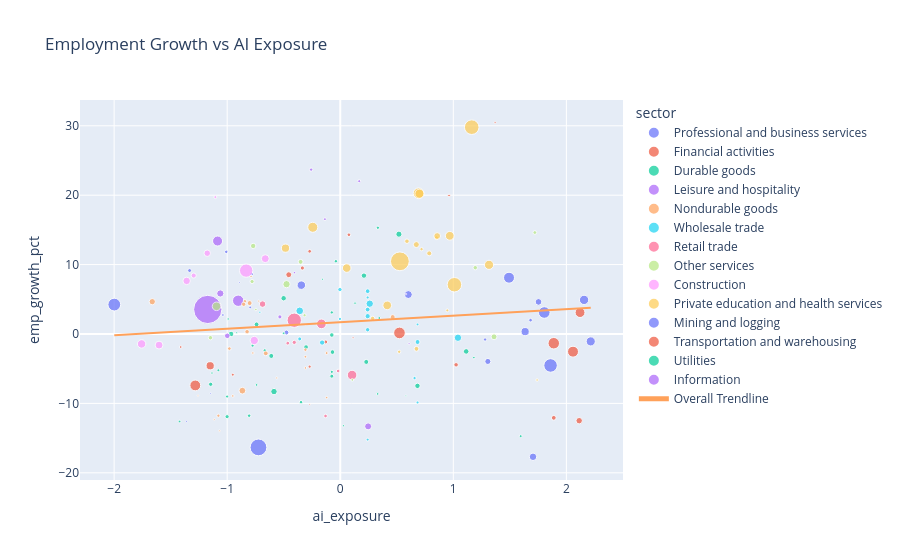

This figure's notebook cell:
### Markdown cell above
## Employment growth vs AI exposure
Create plot_df for each chart I want to use for analysis. Merge required tables from NB02

### Code cell
first = (
    df.query(f"date == @T_0") # @ used to bring variable into query string
    .groupby("industry_name")
    .first()[["employment", "ai_exposure", "sector"]]
    .rename(columns={"employment": "emp_start"})
    )

last = (
    df.query(f"date == @t_end") 
    .groupby("industry_name")
    .first()[["employment", "ai_exposure", "sector"]]
    .rename(columns={"employment": "emp_end"})
    )

plot_df = (
    pd.merge(
        left=first, 
        right=last, 
        on=["industry_name", "sector", "ai_exposure"], 
        how="outer")
        .assign(
            emp_growth_pct=lambda x:
            (x.emp_end - x.emp_start) / x.emp_start *100
            )
        .reset_index()
)

fig = px.scatter(
    plot_df,
    x="ai_exposure",
    y="emp_growth_pct",
    color="sector",
    size="emp_start",
    trendline="ols",
    trendline_scope="overall", # Stop plotly from adding a trendline per
    title="Employment Growth vs AI Exposure"
)

fig.show()

### Figure 1 — Plotly figure (JSON) as saved in the notebook; plotly's stock layout.template omitted (floating-point values rounded to 4 significant figures; data arrays with more than 128 entries replaced by an {"elided": "..."} marker saying what was removed)
{"data": [{"hovertemplate": "sector=Professional and business services<br>ai_exposure=%{x}<br>emp_growth_pct=%{y}<br>emp_start=%{marker.size}<extra></extra>", "legendgroup": "Professional and business services", "marker": {"color": "#636efa", "size": [1134.0, 500.5, 1630.0, 763.4, 2483.0, 3817.0, 162.2, 982.1, 1180.0, 1821.0, 605.4, 850.1, 335.0, 175.9, 909.4, 2216.0, 150.6, 180.8, 207.8, 104.5], "sizemode": "area", "sizeref": 27.13, "symbol": "circle"}, "mode": "markers", "name": "Professional and business services", "orientation": "v", "showlegend": true, "type": "scatter", "x": [2.216, 1.306, 1.493, 1.705, 1.86, -0.7235, -1.008, -0.3442, 2.157, 1.805, 1.754, 0.6022, -0.4763, -0.7835, 1.635, -1.999, 1.281, 1.683, -1.332, -0.7965], "xaxis": "x", "y": [-1.067, -3.956, 8.108, -17.7, -4.535, -16.34, 11.84, 7.036, 4.914, 3.098, 4.625, 5.682, 0.209, 8.641, 0.3409, 4.238, -0.7968, 1.991, 9.143, 3.828], "yaxis": "y"}, {"hovertemplate": "sector=Financial activities<br>ai_exposure=%{x}<br>emp_growth_pct=%{y}<br>emp_start=%{marker.size}<extra></extra>", "legendgroup": "Financial activities", "marker": {"color": "#EF553B", "size": [311.2, 1325.0, 209.3, 186.3, 129.7, 1796.0, 33.5, 1621.0, 561.1, 1844.0], "sizemode": "area", "sizeref": 27.13, "symbol": "circle"}, "mode": "markers", "name": "Financial activities", "orientation": "v", "showlegend": true, "type": "scatter", "x": [1.889, 2.121, -0.1279, -0.2706, -0.2706, 1.889, -0.2706, 2.059, 2.113, 0.5238], "xaxis": "x", "y": [-12.08, 3.086, -1.147, 11.92, -4.703, -1.331, -10.15, -2.547, -12.49, 0.1518], "yaxis": "y"}, {"hovertemplate": "sector=Durable goods<br>ai_exposure=%{x}<br>emp_growth_pct=%{y}<br>emp_start=%{marker.size}<extra></extra>", "legendgroup": "Durable goods", "marker": {"color": "#00cc96", "size": [513.8, 213.9, 403.8, 94.1, 131.6, 91.5, 85.3, 117.5, 317.5, 39.3, 145.0, 90.0, 92.7, 109.0, 236.7, 65.8, 133.7, 83.1, 341.7, 338.0, 163.8, 169.9, 296.6, 560.4, 425.9, 420.3, 136.5, 161.2, 282.9, 295.6, 247.1, 93.6, 398.8, 152.1, 57.1, 85.3, 144.8], "sizemode": "area", "sizeref": 27.13, "symbol": "circle"}, "mode": "markers", "name": "Durable goods", "orientation": "v", "showlegend": true, "type": "scatter", "x": [0.519, -0.07464, -0.5006, -0.5006, -0.7754, 0.3309, 1.182, 1.596, -0.7402, 0.5807, 0.333, 0.1307, -0.7402, -1.078, -1.001, 0.02817, -0.07464, -0.9913, -0.6099, 0.2302, -0.3469, -0.8058, -0.3023, -0.5861, 1.114, -0.9657, -1.001, -0.03841, -0.07464, -0.06874, -1.146, -1.421, 0.6828, -0.6675, -0.9156, -1.135, -0.07464], "xaxis": "x", "y": [14.38, -6.078, 5.151, 0.1063, -1.672, -8.634, -3.4, -14.72, 1.386, -8.906, 15.31, 4.444, -7.335, -5.229, -11.91, -13.22, -5.46, 2.166, -3.161, -4.024, -9.829, -11.77, -1.888, -8.298, -2.512, 0.0, -9.011, 10.48, -0.1414, -2.605, -7.244, -12.61, -7.472, -2.367, 0.1751, -5.627, 3.108], "yaxis": "y"}, {"hovertemplate": "sector=Leisure and hospitality<br>ai_exposure=%{x}<br>emp_growth_pct=%{y}<br>emp_start=%{marker.size}<extra></extra>", "legendgroup": "Leisure and hospitality", "marker": {"color": "#ab63fa", "size": [227.4, 420.3, 111.2, 57.4, 1363.0, 125.8, 72.4, 10850.0, 707.1, 150.3, 1757.0], "sizemode": "area", "sizeref": 27.13, "symbol": "circle"}, "mode": "markers", "name": "Leisure and hospitality", "orientation": "v", "showlegend": true, "type": "scatter", "x": [-0.5338, -0.9991, -0.1355, 0.6088, -1.085, 0.1677, -0.4049, -1.172, -1.061, -0.2576, -0.9026], "xaxis": "x", "y": [2.463, -0.2617, 16.55, -1.394, 13.39, 22.02, 8.84, 3.539, 5.841, 23.69, 4.792], "yaxis": "y"}, {"hovertemplate": "sector=Nondurable goods<br>ai_exposure=%{x}<br>emp_growth_pct=%{y}<br>emp_start=%{marker.size}<extra></extra>", "legendgroup": "Nondurable goods", "marker": {"color": "#FFA15A", "size": [71.3, 539.1, 332.4, 154.4, 319.3, 274.3, 163.3, 45.5, 175.9, 63.3, 81.8, 256.6, 60.0, 76.4, 37.0, 350.1, 617.2, 89.6, 97.7, 139.3, 34.9, 116.5, 80.4, 42.3], "sizemode": "area", "sizeref": 27.13, "symbol": "circle"}, "mode": "markers", "name": "Nondurable goods", "orientation": "v", "showlegend": true, "type": "scatter", "x": [-0.7891, -1.663, -0.8016, -0.308, -0.6586, -0.8242, -0.8435, -1.114, -0.9808, -0.7206, -0.308, -0.8539, -0.5616, -0.1203, -0.308, 0.4637, -0.8658, -0.9503, -0.308, -1.078, -1.258, -0.1203, -0.773, -1.068], "xaxis": "x", "y": [8.275, 4.656, 4.452, -2.267, -2.787, 0.3281, 4.715, -12.31, -2.103, 4.739, -4.89, 4.287, -6.333, -9.162, 1.351, 2.428, -8.166, -8.929, -3.275, -11.77, -8.883, -2.747, -2.736, -13.95], "yaxis": "y"}, {"hovertemplate": "sector=Wholesale trade<br>ai_exposure=%{x}<br>emp_growth_pct=%{y}<br>emp_start=%{marker.size}<extra></extra>", "legendgroup": "Wholesale trade", "marker": {"color": "#19d3f3", "size": [148.0, 211.9, 147.4, 256.1, 70.2, 117.6, 804.0, 304.8, 365.9, 260.9, 742.1, 131.0, 315.6, 329.4, 372.1, 117.5, 102.2, 737.8], "sizemode": "area", "sizeref": 27.13, "symbol": "circle"}, "mode": "markers", "name": "Wholesale trade", "orientation": "v", "showlegend": true, "type": "scatter", "x": [0.6573, -0.3585, -0.00273, -0.00273, -0.711, 0.2425, -0.3585, 0.2425, 0.2425, 0.2425, 0.2608, 0.2425, 0.2425, 0.6838, -0.1602, 0.6838, 0.6838, 1.041], "xaxis": "x", "y": [-6.351, -0.7079, 2.171, 6.404, 3.134, -15.22, 3.333, 6.168, 2.569, 0.6133, 4.366, 5.267, 3.517, -1.154, -1.236, -9.872, 1.37, -0.5422], "yaxis": "y"}, {"hovertemplate": "sector=Retail trade<br>ai_exposure=%{x}<br>emp_growth_pct=%{y}<br>emp_start=%{marker.size}<extra></extra>", "legendgroup": "Retail trade", "marker": {"color": "#FF6692", "size": [1268.0, 577.8, 178.1, 1249.0, 2795.0, 189.1, 179.4, 240.3], "sizemode": "area", "sizeref": 27.13, "symbol": "circle"}, "mode": "markers", "name": "Retail trade", "orientation": "v", "showlegend": true, "type": "scatter", "x": [-0.1669, -0.6872, -0.01858, 0.1045, -0.4067, -0.4642, -0.1301, -0.4067], "xaxis": "x", "y": [1.459, 4.309, -5.334, -5.918, 1.982, -1.322, -11.82, -1.207], "yaxis": "y"}, {"hovertemplate": "sector=Other services<br>ai_exposure=%{x}<br>emp_growth_pct=%{y}<br>emp_start=%{marker.size}<extra></extra>", "legendgroup": "Other services", "marker": {"color": "#B6E880", "size": [992.6, 472.4, 331.0, 234.1, 136.7, 259.6, 105.9, 191.5, 391.7, 84.9, 723.2, 262.7], "sizemode": "area", "sizeref": 27.13, "symbol": "circle"}, "mode": "markers", "name": "Other services", "orientation": "v", "showlegend": true, "type": "scatter", "x": [-1.094, 1.36, -0.3505, -0.7798, -0.3155, -1.148, 0.1067, 1.721, -0.7702, -0.7465, -0.4751, 1.194], "xaxis": "x", "y": [3.99, -0.4022, 10.39, 7.561, 2.707, -0.5393, -6.61, 14.62, 12.69, 3.534, 7.176, 9.555], "yaxis": "y"}, {"hovertemplate": "sector=Construction<br>ai_exposure=%{x}<br>emp_growth_pct=%{y}<br>emp_start=%{marker.size}<extra></extra>", "legendgroup": "Construction", "marker": {"color": "#FF97FF", "size": [2431.0, 837.5, 971.5, 351.5, 36.5, 852.2, 122.7, 759.6, 927.8, 570.5], "sizemode": "area", "sizeref": 27.13, "symbol": "circle"}, "mode": "markers", "name": "Construction", "orientation": "v", "showlegend": true, "type": "scatter", "x": [-0.8321, -1.603, -1.757, -1.296, 0.5814, -0.6632, -1.105, -1.359, -0.7603, -1.176], "xaxis": "x", "y": [9.137, -1.6, -1.431, 8.421, 5.753, 10.85, 19.72, 7.649, -0.9377, 11.64], "yaxis": "y"}, {"hovertemplate": "sector=Private education and health services<br>ai_exposure=%{x}<br>emp_growth_pct=%{y}<br>emp_start=%{marker.size}<extra></extra>", "legendgroup": "Private education and health services", "marker": {"color": "#FECB52", "size": [1001.0, 207.5, 913.7, 4791.0, 1561.0, 2902.0, 318.0, 1021.0, 1119.0, 2852.0, 340.0, 485.9, 154.6, 1046.0, 89.0, 1146.0, 120.6, 152.2, 619.6, 1372.0, 285.7, 273.1], "sizemode": "area", "sizeref": 27.13, "symbol": "circle"}, "mode": "markers", "name": "Private education and health services", "orientation": "v", "showlegend": true, "type": "scatter", "x": [0.05727, 0.8514, -0.4844, 0.5275, 0.6927, 1.163, 0.6742, 0.4155, 0.7008, 1.01, 0.7869, 0.6729, 0.719, 0.9686, 1.741, 1.316, 0.947, 0.5211, 0.8572, -0.243, 0.5901, 0.2863], "xaxis": "x", "y": [9.498, 13.88, 12.37, 10.47, 20.28, 29.8, -2.138, 4.123, 20.21, 7.1, 11.62, 12.88, 12.23, 14.15, -6.629, 9.966, 3.4, -2.562, 14.12, 15.38, 13.37, 2.234], "yaxis": "y"}, {"hovertemplate": "sector=Mining and logging<br>ai_exposure=%{x}<br>emp_growth_pct=%{y}<br>emp_start=%{marker.size}<extra></extra>", "legendgroup": "Mining and logging", "marker": {"color": "#636efa", "size": [42.1, 44.4, 43.0, 102.3], "sizemode": "area", "sizeref": 27.13, "symbol": "circle"}, "mode": "markers", "name": "Mining and logging", "orientation": "v", "showlegend": true, "type": "scatter", "x": [-1.146, -1.36, -0.8924, -1.038], "xaxis": "x", "y": [-8.551, -12.61, 7.442, 2.737], "yaxis": "y"}, {"hovertemplate": "sector=Transportation and warehousing<br>ai_exposure=%{x}<br>emp_growth_pct=%{y}<br>emp_start=%{marker.size}<extra></extra>", "legendgroup": "Transportation and warehousing", "marker": {"color": "#EF553B", "size": [914.9, 274.8, 55.8, 98.2, 471.8, 179.0, 241.9, 117.6, 95.8, 61.4, 1585.0], "sizemode": "area", "sizeref": 27.13, "symbol": "circle"}, "mode": "markers", "name": "Transportation and warehousing", "orientation": "v", "showlegend": true, "type": "scatter", "x": [-1.15, 1.025, 0.1135, 0.9623, -0.4555, 0.0766, -0.3353, -0.9505, -1.411, 1.37, -1.282], "xaxis": "x", "y": [-4.58, -4.44, -0.5376, 19.96, 8.542, 14.3, 9.508, -5.867, -1.879, 30.46, -7.411], "yaxis": "y"}, {"hovertemplate": "sector=Utilities<br>ai_exposure=%{x}<br>emp_growth_pct=%{y}<br>emp_start=%{marker.size}<extra></extra>", "legendgroup": "Utilities", "marker": {"color": "#00cc96", "size": [396.0, 113.0, 58.3], "sizemode": "area", "sizeref": 27.13, "symbol": "circle"}, "mode": "markers", "name": "Utilities", "orientation": "v", "showlegend": true, "type": "scatter", "x": [0.2096, 0.3454, -0.1564], "xaxis": "x", "y": [8.409, 2.301, 7.89], "yaxis": "y"}, {"hovertemplate": "sector=Information<br>ai_exposure=%{x}<br>emp_growth_pct=%{y}<br>emp_start=%{marker.size}<extra></extra>", "legendgroup": "Information", "marker": {"color": "#ab63fa", "size": [664.1], "sizemode": "area", "sizeref": 27.13, "symbol": "circle"}, "mode": "markers", "name": "Information", "orientation": "v", "showlegend": true, "type": "scatter", "x": [0.2466], "xaxis": "x", "y": [-13.31], "yaxis": "y"}, {"hovertemplate": "<b>OLS trendline</b><br>emp_growth_pct = 0.946118 * ai_exposure + 1.70026<br>R<sup>2</sup>=0.010117<br><br>ai_exposure=%{x}<br>emp_growth_pct=%{y} <b>(trend)</b><extra></extra>", "legendgroup": "Overall Trendline", "line": {"color": "#FFA15A"}, "mode": "lines", "name": "Overall Trendline", "showlegend": true, "type": "scatter", "x": {"elided": "191 float values"}, "xaxis": "x", "y": {"elided": "191 float values"}, "yaxis": "y"}], "layout": {"legend": {"itemsizing": "constant", "title": {"text": "sector"}, "tracegroupgap": 0}, "title": {"text": "Employment Growth vs AI Exposure"}, "xaxis": {"anchor": "y", "domain": [0, 1], "title": {"text": "ai_exposure"}}, "yaxis": {"anchor": "x", "domain": [0, 1], "title": {"text": "emp_growth_pct"}}}}
